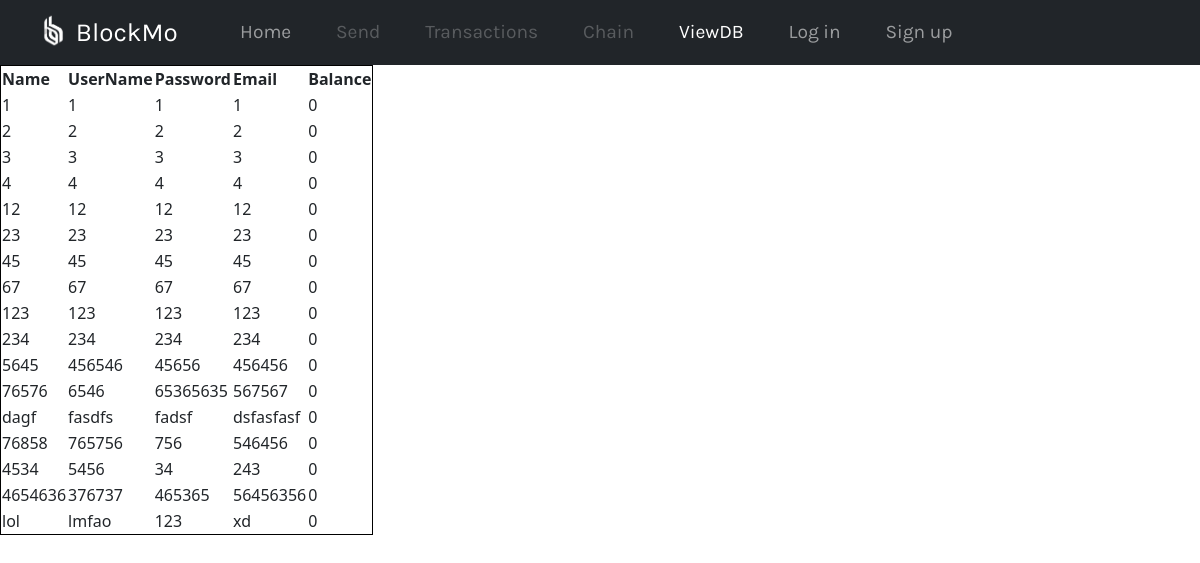
The app's page /viewDB/, older data.
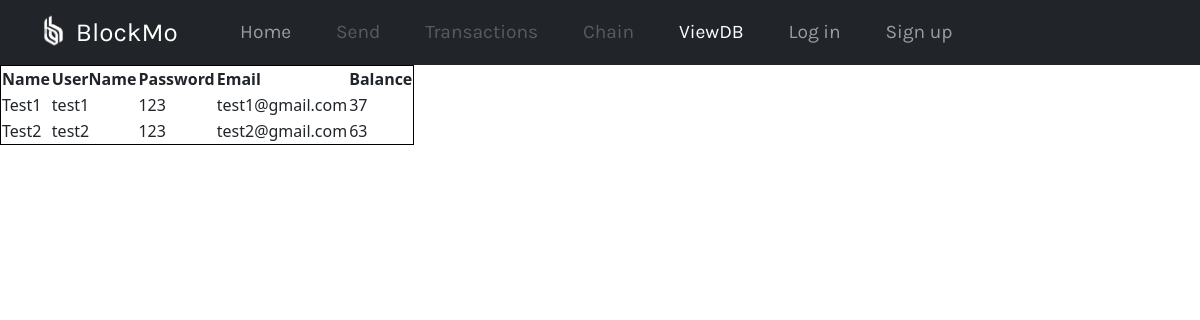
The same page, newer data.
### app.py (models this page shows, shortened)
class User(db.Model):
    name = db.Column(db.String(20), nullable=False)
    username = db.Column(db.String(20), primary_key=True)
    password = db.Column(db.String(30), nullable=False)
    email = db.Column(db.String(30), primary_key=True) # email as primary key
    balance = db.Column(db.Integer, nullable=False)
    transactions = db.relationship('Transaction', backref='party', lazy=True)

### app.py (the view)
@app.route('/viewDB/')
def viewDB():
    user = getUserFromSession()
    return render_template('viewDB.html', user=user, currentPage='viewDB', values=User.query.all())

### app.py (called while the page is built)
def getUserFromSession():
    if 'user' in session:
        return session['user']
    else:
        return None

### templates/viewDB.html
{% extends 'base.html' %}
{% block head %}
<link rel='stylesheet' href='{{ url_for('static', filename='css/viewDB.css')}}' />
{% endblock %}
{% block body %}
<table>
    <thead>
      <tr>
        <th>Name</th>
        <th>UserName</th>
        <th>Password</th>
        <th>Email</th>
        <th>Balance</th>
      </tr>
    </thead>
    {% for User in values %}
        <tbody>
        <tr>
            <td>{{User.name}}</td>
            <td>{{User.username}}</td>
            <td>{{User.password}}</td>
            <td>{{User.email}}</td>
            <td>{{User.balance}}</td>
        </tr>
        </tbody>
        {% endfor %}
  </table>
{% endblock %}

### templates/base.html (shortened to what this page needs)
<!DOCTYPE html>
<html lang='en' dir='ltr'>
        <head>
                <link rel='stylesheet' href='{{ url_for('static', filename='css/base.css')}}' />
                <link href='https://cdn.jsdelivr.net/npm/bootstrap@5.0.2/dist/css/bootstrap.min.css' rel='stylesheet'>
                {% block head %}{% endblock %}
        </head>
        <body>
                <nav class='navbar navbar-expand-lg navbar-dark bg-dark'>
                <div class='container-fluid'>
                        <a class='navbar-brand' href='#'>
                                <img src='../static/logo.png' alt='' class='d-inline-block align-top' width=35 height=35>
                                <label>BlockMo</label>
                        </a>
                        <div class='collapse navbar-collapse' id='navbarSupportedContent'>
                                <div class='navbar-nav'>
                                        <a class="nav-link {{'active' if currentPage == 'home'}}" aria-current='currentPage' href={{ url_for('home') }}>Home</a>
                                        <a class="nav-link {{'active' if currentPage == 'send'}} {{'disabled' if not user}}" href={{ url_for('send') }}>Send</a>
                                        <a class="nav-link {{'active' if currentPage == 'transactions'}} {{'disabled' if not user}}" href={{ url_for('transactions') }}>Transactions</a>
                                        <a class="nav-link {{'active' if currentPage == 'chain'}} {{'disabled' if not user}}" href='#'>Chain</a>
                                        <a class="nav-link {{'active' if currentPage == 'viewDB'}}" href={{ url_for('viewDB') }}>ViewDB</a>
                                        {% if not user %}
                                                <a class="nav-link {{'active' if currentPage == 'login'}}" href={{ url_for('login') }}>Log in</a>
                                                <a class="nav-link {{'active' if currentPage == 'createaccount'}}" href={{ url_for('createAccount') }}>Sign up</a>
                                        {% else %}
                                                <a class="nav-link" href={{ url_for('logout') }}>Log out</a>
                                        {% endif %}
                                </div>
                        </div>
                </div>
        </nav>
        {% block body %}{% endblock %}
    </body>
</html>

### static/css/base.css (style rules this page uses)
body { font-family: 'Karla', sans-serif; }
.navbar-brand { font-family: 'Karla', sans-serif; padding: 0 2vw; }
.navbar-brand label { font-size: 1.3em; }
.nav-link { font-family: 'Karla', sans-serif; font-size: 1.2em; margin: 0 1.2vw; }

### static/css/viewDB.css (style rules this page uses)
table { border: 1px solid black; }

Row changes from the older to the newer data that the page shows:
removed User: name "3", username "3", password "3", email "3", balance "0"
removed User: name "4", username "4", password "4", email "4", balance "0"
removed User: name "12", username "12", password "12", email "12", balance "0"
removed User: name "23", username "23", password "23", email "23", balance "0"
removed User: name "45", username "45", password "45", email "45", balance "0"
removed User: name "67", username "67", password "67", email "67", balance "0"
removed User: name "123", username "123", password "123", email "123", balance "0"
removed User: name "234", username "234", password "234", email "234", balance "0"
removed User: name "5645", username "456546", password "45656", email "456456", balance "0"
removed User: name "76576", username "6546", password "65365635", email "567567", balance "0"
removed User: name "dagf", username "fasdfs", password "fadsf", email "dsfasfasf", balance "0"
removed User: name "76858", username "765756", password "756", email "546456", balance "0"
removed User: name "4534", username "5456", password "34", email "243", balance "0"
removed User: name "4654636", username "376737", password "465365", email "56456356", balance "0"
removed User: name "lol", username "lmfao", password "123", email "xd", balance "0"
changed User: name "1" → "Test1"; username "1" → "test1"; password "1" → "123"; email "1" → "test1@gmail.com"; balance "0" → "37"
changed User: name "2" → "Test2"; username "2" → "test2"; password "2" → "123"; email "2" → "test2@gmail.com"; balance "0" → "63"
